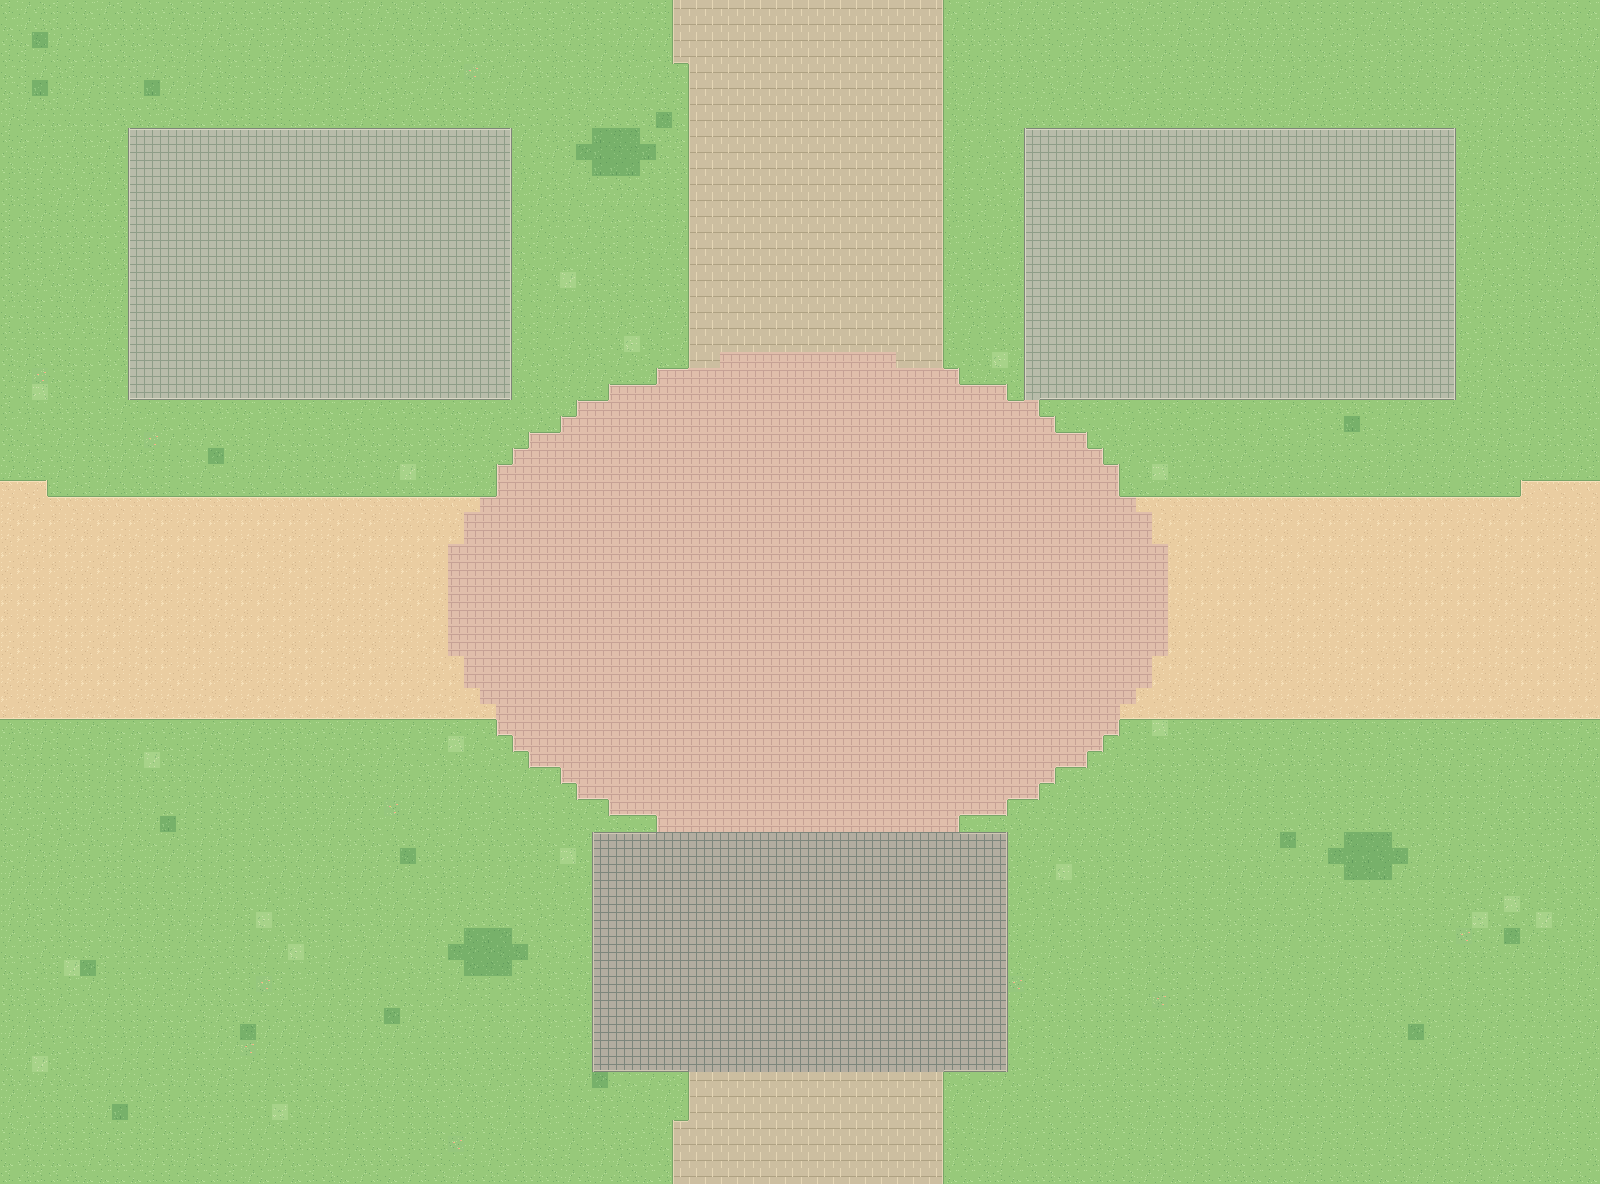

This game map was drawn from its Tiled (.tmx) file and the tilesets committed beside it. A one-line description and the trimmed map source follow:
An orthogonal 100x74 tile map with 16x16 px tiles, 4 tile layers (Ground, Landscape, Roads, BuildingPads) and 12 objects (3x building_slot, 3x scene_portal, 3x building_label, landmark_area, spawn, ...).

<map version="1.10" tiledversion="1.11.2" orientation="orthogonal" renderorder="right-down" width="100" height="74" tilewidth="16" tileheight="16" infinite="0" nextlayerid="9" nextobjectid="800" backgroundcolor="#97C97A">
  <properties>
    <property name="scene_id" value="06" />
    <property name="scene_name" value="杏园食堂与宿舍南口" />
    <property name="macro_area" value="B 生活区" />
    <property name="tile_scale" type="int" value="16" />
    <property name="player_sprite_width" type="int" value="48" />
    <property name="player_sprite_height" type="int" value="48" />
    <property name="world_origin_x_px" type="int" value="0" />
    <property name="world_origin_y_px" type="int" value="-2368" />
    <property name="ground_only" type="bool" value="true" />
    <property name="building_art_separate" type="bool" value="true" />
  </properties>
  <tileset firstgid="1" name="swu_terrain_16" tilewidth="16" tileheight="16" tilecount="412" columns="16">
    <image source="../assets/ground_tiles_16.png" width="256" height="416" />
  </tileset>
  <layer id="1" name="Ground" width="100" height="74">
    <data>[7400 cells, 7400 non-empty, 4 distinct tile ids]</data>
  </layer>
  <layer id="2" name="Landscape" width="100" height="74">
    <data>[7400 cells, 78 non-empty, 12 distinct tile ids]</data>
  </layer>
  <layer id="3" name="Roads" width="100" height="74">
    <data>[7400 cells, 2365 non-empty, 32 distinct tile ids]</data>
  </layer>
  <layer id="4" name="BuildingPads" width="100" height="74">
    <data>[7400 cells, 1257 non-empty, 29 distinct tile ids]</data>
  </layer>
  <objectgroup id="5" name="BuildingSlots" visible="0" color="#D9B768">
    <object id="1" name="slot_06_01" type="building_slot" x="128" y="128" width="384" height="272">
      <properties>
        <property name="display_name" value="杏园5–6舍" />
        <property name="confidence" value="verified_area_approx" />
        <property name="note" value="建筑预留地，仅用于当前地图阶段，后续再放建筑与碰撞体" />
        <property name="future_collision" type="bool" value="true" />
        <property name="currently_walkable" type="bool" value="true" />
        <property name="macro_area" value="B 生活区" />
      </properties>
    </object>
    <object id="2" name="slot_06_02" type="building_slot" x="1024" y="128" width="432" height="272">
      <properties>
        <property name="display_name" value="杏园7–8舍" />
        <property name="confidence" value="verified_area_approx" />
        <property name="note" value="建筑预留地，仅用于当前地图阶段，后续再放建筑与碰撞体" />
        <property name="future_collision" type="bool" value="true" />
        <property name="currently_walkable" type="bool" value="true" />
        <property name="macro_area" value="B 生活区" />
      </properties>
    </object>
    <object id="3" name="slot_06_03" type="building_slot" x="592" y="832" width="416" height="240">
      <properties>
        <property name="display_name" value="杏园食堂" />
        <property name="confidence" value="verified_area_approx" />
        <property name="note" value="建筑预留地，仅用于当前地图阶段，后续再放建筑与碰撞体" />
        <property name="future_collision" type="bool" value="true" />
        <property name="currently_walkable" type="bool" value="true" />
        <property name="macro_area" value="B 生活区" />
      </properties>
    </object>
  </objectgroup>
  <objectgroup id="6" name="LandmarkAreas" visible="0" color="#3B9C88">
    <object id="4" name="area_06_01" type="landmark_area" x="496" y="496" width="624" height="304">
      <properties>
        <property name="display_name" value="杏园南侧生活广场" />
        <property name="confidence" value="landmark_area_approx" />
      </properties>
    </object>
  </objectgroup>
  <objectgroup id="7" name="Portals" visible="0" color="#4CA3D9">
    <object id="5" name="exit_north" type="scene_portal" x="672" y="0" width="272" height="64">
      <properties>
        <property name="direction" value="north" />
        <property name="target_scene" value="00" />
        <property name="target_portal" value="exit_south" />
        <property name="spawn_x_px" type="int" value="800" />
        <property name="spawn_y_px" type="int" value="1056" />
        <property name="trigger" value="cross_map_edge" />
        <property name="enabled" type="bool" value="true" />
      </properties>
    </object>
    <object id="6" name="exit_south" type="scene_portal" x="672" y="1120" width="272" height="64">
      <properties>
        <property name="direction" value="south" />
        <property name="target_scene" value="12" />
        <property name="target_portal" value="exit_north" />
        <property name="spawn_x_px" type="int" value="800" />
        <property name="spawn_y_px" type="int" value="112" />
        <property name="trigger" value="cross_map_edge" />
        <property name="enabled" type="bool" value="true" />
      </properties>
    </object>
    <object id="7" name="exit_east" type="scene_portal" x="1520" y="480" width="80" height="240">
      <properties>
        <property name="direction" value="east" />
        <property name="target_scene" value="07" />
        <property name="target_portal" value="exit_west" />
        <property name="spawn_x_px" type="int" value="160" />
        <property name="spawn_y_px" type="int" value="592" />
        <property name="trigger" value="cross_map_edge" />
        <property name="enabled" type="bool" value="true" />
      </properties>
    </object>
  </objectgroup>
  <objectgroup id="8" name="Spawn" visible="0" color="#74B877">
    <object id="8" name="player_start" type="spawn" x="224" y="592" width="0" height="0">
      <properties>
        <property name="feet_position" type="bool" value="true" />
        <property name="sprite_width" type="int" value="48" />
        <property name="sprite_height" type="int" value="48" />
      </properties>
    </object>
  </objectgroup>
  <objectgroup id="9" name="地标中文标注_编辑用" visible="1" color="#284F48">
    <object id="9" name="杏园5–6舍" type="building_label" x="150.0" y="242.0" width="340" height="44">
      <text fontfamily="Noto Sans CJK SC" pixelsize="21" color="#284D42" halign="center" valign="center" wrap="1">杏园5–6舍</text>
    </object>
    <object id="10" name="杏园7–8舍" type="building_label" x="1070.0" y="242.0" width="340" height="44">
      <text fontfamily="Noto Sans CJK SC" pixelsize="21" color="#284D42" halign="center" valign="center" wrap="1">杏园7–8舍</text>
    </object>
    <object id="11" name="杏园食堂" type="building_label" x="630.0" y="930.0" width="340" height="44">
      <text fontfamily="Noto Sans CJK SC" pixelsize="21" color="#284D42" halign="center" valign="center" wrap="1">杏园食堂</text>
    </object>
    <object id="12" name="杏园南侧生活广场" type="area_label" x="638.0" y="626.0" width="340" height="44">
      <text fontfamily="Noto Sans CJK SC" pixelsize="21" color="#284D42" halign="center" valign="center" wrap="1">杏园南侧生活广场</text>
    </object>
  </objectgroup>
</map>
